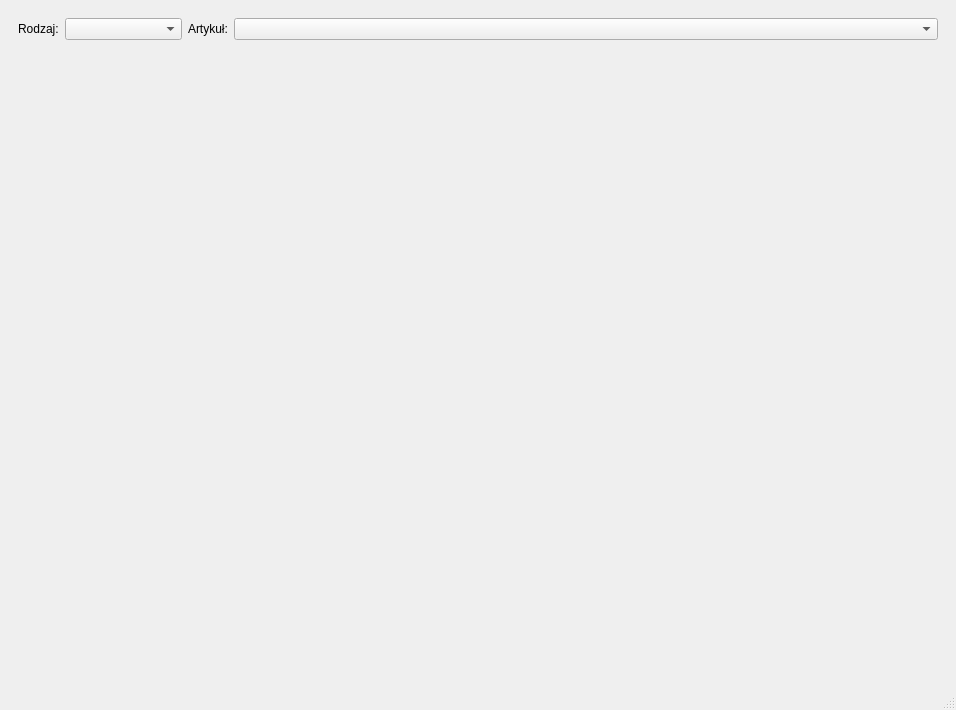
<?xml version="1.0" encoding="UTF-8"?>
<ui version="4.0">
 <class>OnetViewer</class>
 <widget class="QMainWindow" name="OnetViewer">
  <property name="geometry">
   <rect>
    <x>0</x>
    <y>0</y>
    <width>956</width>
    <height>710</height>
   </rect>
  </property>
  <property name="windowTitle">
   <string>MainWindow</string>
  </property>
  <widget class="QWidget" name="centralwidget">
   <layout class="QVBoxLayout" name="verticalLayout">
    <item>
     <widget class="QWidget" name="widget" native="true">
      <layout class="QHBoxLayout" name="horizontalLayout">
       <item>
        <widget class="QLabel" name="typeLabel">
         <property name="sizePolicy">
          <sizepolicy hsizetype="Fixed" vsizetype="Preferred">
           <horstretch>1</horstretch>
           <verstretch>0</verstretch>
          </sizepolicy>
         </property>
         <property name="text">
          <string>Rodzaj:</string>
         </property>
        </widget>
       </item>
       <item>
        <widget class="QComboBox" name="comboBox">
         <property name="sizePolicy">
          <sizepolicy hsizetype="Preferred" vsizetype="Fixed">
           <horstretch>1</horstretch>
           <verstretch>0</verstretch>
          </sizepolicy>
         </property>
        </widget>
       </item>
       <item>
        <widget class="QLabel" name="articleLabel">
         <property name="sizePolicy">
          <sizepolicy hsizetype="Fixed" vsizetype="Preferred">
           <horstretch>1</horstretch>
           <verstretch>0</verstretch>
          </sizepolicy>
         </property>
         <property name="text">
          <string>Artykuł:</string>
         </property>
        </widget>
       </item>
       <item>
        <widget class="QComboBox" name="comboBox_2">
         <property name="sizePolicy">
          <sizepolicy hsizetype="Preferred" vsizetype="Fixed">
           <horstretch>6</horstretch>
           <verstretch>0</verstretch>
          </sizepolicy>
         </property>
        </widget>
       </item>
      </layout>
     </widget>
    </item>
    <item>
     <widget class="QWidget" name="mainWidget" native="true">
      <property name="sizePolicy">
       <sizepolicy hsizetype="Expanding" vsizetype="Expanding">
        <horstretch>0</horstretch>
        <verstretch>0</verstretch>
       </sizepolicy>
      </property>
     </widget>
    </item>
    <item>
     <widget class="QWidget" name="toolBarWidget" native="true"/>
    </item>
   </layout>
  </widget>
  <widget class="QMenuBar" name="menubar">
   <property name="geometry">
    <rect>
     <x>0</x>
     <y>0</y>
     <width>956</width>
     <height>22</height>
    </rect>
   </property>
  </widget>
  <widget class="QStatusBar" name="statusbar"/>
 </widget>
 <resources/>
 <connections/>
</ui>
